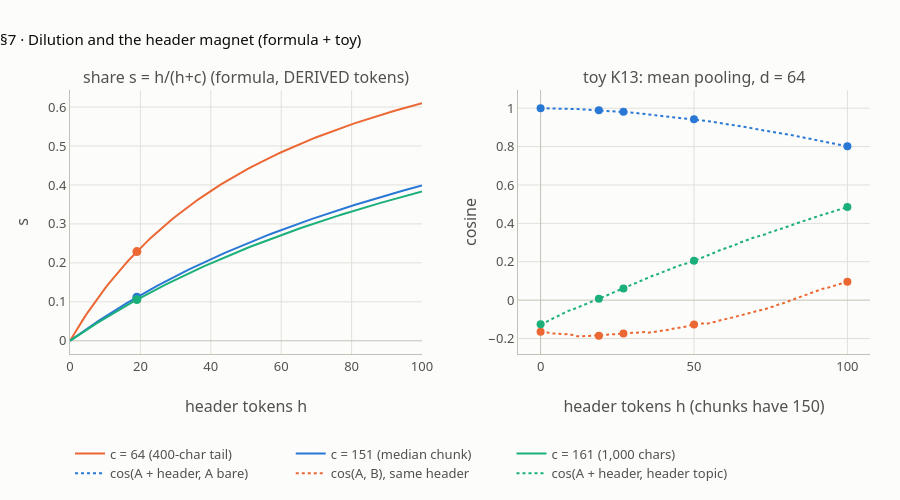

Source (notebook cell):
### Markdown cell above
## 7 · Dilution and the header magnet

**What this verifies** (lesson step 7, `#dilute`; facts K6, K13). MiniLM **mean-pools** its token vectors, so a header of `h` tokens on a chunk of `c` tokens gets the share

`s = h / (h + c)`

of the chunk vector. With a 120-character path (~19 tokens, DERIVED): **0.106** on a 1,000-character chunk (~161 tokens), **0.112** on the median 935 (~151), **0.229** on a 400-character tail (~64). By characters, the path arm's share over the 97 chunks is **0.029 / 0.119 / 0.201**. Short chunks get the biggest push.

**The toy (K13)** shows what a shared header does under mean pooling. d = 64, seed 0. Each token is a unit vector near its topic (mean cosine 0.4965). Chunks A and B have 150 tokens on two different topics; the header has its own topic. As `h` grows, A moves away from its bare self, A and B move toward each other, and both move toward the header's topic: the **header magnet**. The magnitudes are toy, not MiniLM.

**The chart** shows `s` for three chunk lengths (left) and the toy's three cosines (right), with the K13 table points marked.

### Code cell
hc = [len(h) for h in HDR["path"]]
s_chars = [h / (h + len(c["text"])) for h, c in zip(hc, chunks)]
check("§7 path arm, header share by characters: min / median / max (K6)",
      [r3(min(s_chars)), r3(statistics.median(s_chars)), r3(max(s_chars))], [0.029, 0.119, 0.201])
S_TOK = {}
for hchars, cchars in ((120, 1000), (120, 935), (120, 400)):
    h_t, c_t = wp(hchars), wp(cchars)
    S_TOK[cchars] = [h_t, c_t, r3(h_t / (h_t + c_t))]
check("§7 s = h/(h+c): [header tokens, chunk tokens, s] for 1,000 / 935 / 400-character chunks (DERIVED, K6)", S_TOK,
      {1000: [19, 161, 0.106], 935: [19, 151, 0.112], 400: [19, 64, 0.229]})

# K13 toy: mean pooling with a shared header (exactly as i5_kit_measure.py; the random draws are in the same order)
rng = np.random.default_rng(0)
d = 64


def unit(v):
    return v / np.linalg.norm(v, axis=-1, keepdims=True)


def tokens(topic, n):
    return unit(topic[None] + 1.7 * rng.normal(size=(n, d)) / math.sqrt(d))


tA, tB, tH = (unit(rng.normal(size=d)) for _ in range(3))
A, B, Hd = tokens(tA, 150), tokens(tB, 150), tokens(tH, 100)
pa0, pb0 = unit(A.mean(0)), unit(B.mean(0))


def toy_row(h):
    pa = unit(np.vstack([A, Hd[:h]]).mean(0))
    pb = unit(np.vstack([B, Hd[:h]]).mean(0))
    return [float(pa @ pa0), float(pa @ pb), float(pa @ tH)]


check("§7 toy: mean cos(token, its topic) (K13)", r4(float((A @ tA).mean())), 0.4965)
TOY = {h: [r3(h / (h + 150))] + [r4(x) for x in toy_row(h)] for h in (0, 19, 27, 50, 100)}
for h, row in TOY.items():
    print(f"   h={h:3d} s={row[0]:.3f}: cos(A+header, A) {row[1]:.4f} | cos(A, B) same header {row[2]:+.4f}"
          f" | cos(A+header, header topic) {row[3]:+.4f}")
check("§7 toy table: [s, cos(A+hdr, A), cos(A, B), cos(A+hdr, header topic)] per h (K13)", TOY, {
    0: [0.0, 1.0, -0.1651, -0.1261], 19: [0.112, 0.9897, -0.1857, 0.0078], 27: [0.153, 0.981, -0.1734, 0.0608],
    50: [0.25, 0.9423, -0.1265, 0.2047], 100: [0.4, 0.8014, 0.0964, 0.485]})
check("§7 toy: the header magnet - A and B end up positively aligned at h = 100 (K13)", TOY[100][2] > 0 > TOY[0][2], True)

# chart: s for three chunk lengths, and the toy curves
fig = make_subplots(rows=1, cols=2, horizontal_spacing=0.12,
                    subplot_titles=("share s = h/(h+c) (formula, DERIVED tokens)", "toy K13: mean pooling, d = 64"))
hh = list(range(0, 101))
for c_t, col, lab in ((64, ORANGE, "c = 64 (400-char tail)"), (151, BLUE, "c = 151 (median chunk)"), (161, AQUA, "c = 161 (1,000 chars)")):
    fig.add_scatter(x=hh, y=[round(h / (h + c_t), 4) for h in hh], mode="lines", name=lab, line=dict(color=col, width=2),
                    hovertemplate=f"{lab}<br>h %{{x}} tokens: s %{{y:.3f}}<extra></extra>", row=1, col=1)
    fig.add_scatter(x=[19], y=[round(19 / (19 + c_t), 3)], mode="markers", showlegend=False, marker=dict(size=9, color=col),
                    hovertemplate=f"{lab}<br>19-token path header: s %{{y:.3f}}<extra></extra>", row=1, col=1)
curves = np.array([toy_row(h) for h in hh])
for k, (lab, col) in enumerate((("cos(A + header, A bare)", BLUE), ("cos(A, B), same header", ORANGE),
                                 ("cos(A + header, header topic)", AQUA))):
    fig.add_scatter(x=hh, y=np.round(curves[:, k], 4), mode="lines", name=lab, line=dict(color=col, width=2, dash="dot"),
                    hovertemplate=f"{lab}<br>h %{{x}}: %{{y:.4f}}<extra></extra>", row=1, col=2)
    fig.add_scatter(x=list(TOY), y=[TOY[h][k + 1] for h in TOY], mode="markers", showlegend=False,
                    marker=dict(size=8, color=col), hovertemplate="K13 table: h %{x}, %{y:.4f}<extra></extra>", row=1, col=2)
fig.update_xaxes(title_text="header tokens h", row=1, col=1)
fig.update_xaxes(title_text="header tokens h (chunks have 150)", row=1, col=2)
fig.update_yaxes(title_text="s", row=1, col=1)
fig.update_yaxes(title_text="cosine", row=1, col=2)
fig.update_layout(height=500, title="§7 · Dilution and the header magnet (formula + toy)", legend=dict(y=-0.32, yanchor="top"),
                  margin=dict(l=70, r=30, t=90, b=140))
fig.show()

### Figure 1 — Plotly figure (JSON) as saved in the notebook; plotly's stock layout.template omitted (floating-point values rounded to 4 significant figures)
{"data": [{"hovertemplate": "c = 64 (400-char tail)<br>h %{x} tokens: s %{y:.3f}<extra></extra>", "line": {"color": "#eb6834", "width": 2}, "mode": "lines", "name": "c = 64 (400-char tail)", "x": [0, 1, 2, 3, 4, 5, 6, 7, 8, 9, 10, 11, 12, 13, 14, 15, 16, 17, 18, 19, 20, 21, 22, 23, 24, 25, 26, 27, 28, 29, 30, 31, 32, 33, 34, 35, 36, 37, 38, 39, 40, 41, 42, 43, 44, 45, 46, 47, 48, 49, 50, 51, 52, 53, 54, 55, 56, 57, 58, 59, 60, 61, 62, 63, 64, 65, 66, 67, 68, 69, 70, 71, 72, 73, 74, 75, 76, 77, 78, 79, 80, 81, 82, 83, 84, 85, 86, 87, 88, 89, 90, 91, 92, 93, 94, 95, 96, 97, 98, 99, 100], "y": [0.0, 0.0154, 0.0303, 0.0448, 0.0588, 0.0725, 0.0857, 0.0986, 0.1111, 0.1233, 0.1351, 0.1467, 0.1579, 0.1688, 0.1795, 0.1899, 0.2, 0.2099, 0.2195, 0.2289, 0.2381, 0.2471, 0.2558, 0.2644, 0.2727, 0.2809, 0.2889, 0.2967, 0.3043, 0.3118, 0.3191, 0.3263, 0.3333, 0.3402, 0.3469, 0.3535, 0.36, 0.3663, 0.3725, 0.3786, 0.3846, 0.3905, 0.3962, 0.4019, 0.4074, 0.4128, 0.4182, 0.4234, 0.4286, 0.4336, 0.4386, 0.4435, 0.4483, 0.453, 0.4576, 0.4622, 0.4667, 0.4711, 0.4754, 0.4797, 0.4839, 0.488, 0.4921, 0.4961, 0.5, 0.5039, 0.5077, 0.5115, 0.5152, 0.5188, 0.5224, 0.5259, 0.5294, 0.5328, 0.5362, 0.5396, 0.5429, 0.5461, 0.5493, 0.5524, 0.5556, 0.5586, 0.5616, 0.5646, 0.5676, 0.5705, 0.5733, 0.5762, 0.5789, 0.5817, 0.5844, 0.5871, 0.5897, 0.5924, 0.5949, 0.5975, 0.6, 0.6025, 0.6049, 0.6074, 0.6098], "type": "scatter", "xaxis": "x", "yaxis": "y"}, {"hovertemplate": "c = 64 (400-char tail)<br>19-token path header: s %{y:.3f}<extra></extra>", "marker": {"color": "#eb6834", "size": 9}, "mode": "markers", "showlegend": false, "x": [19], "y": [0.229], "type": "scatter", "xaxis": "x", "yaxis": "y"}, {"hovertemplate": "c = 151 (median chunk)<br>h %{x} tokens: s %{y:.3f}<extra></extra>", "line": {"color": "#2a78d6", "width": 2}, "mode": "lines", "name": "c = 151 (median chunk)", "x": [0, 1, 2, 3, 4, 5, 6, 7, 8, 9, 10, 11, 12, 13, 14, 15, 16, 17, 18, 19, 20, 21, 22, 23, 24, 25, 26, 27, 28, 29, 30, 31, 32, 33, 34, 35, 36, 37, 38, 39, 40, 41, 42, 43, 44, 45, 46, 47, 48, 49, 50, 51, 52, 53, 54, 55, 56, 57, 58, 59, 60, 61, 62, 63, 64, 65, 66, 67, 68, 69, 70, 71, 72, 73, 74, 75, 76, 77, 78, 79, 80, 81, 82, 83, 84, 85, 86, 87, 88, 89, 90, 91, 92, 93, 94, 95, 96, 97, 98, 99, 100], "y": [0.0, 0.0066, 0.0131, 0.0195, 0.0258, 0.0321, 0.0382, 0.0443, 0.0503, 0.0563, 0.0621, 0.0679, 0.0736, 0.0793, 0.0848, 0.0904, 0.0958, 0.1012, 0.1065, 0.1118, 0.117, 0.1221, 0.1272, 0.1322, 0.1371, 0.142, 0.1469, 0.1517, 0.1564, 0.1611, 0.1657, 0.1703, 0.1749, 0.1793, 0.1838, 0.1882, 0.1925, 0.1968, 0.2011, 0.2053, 0.2094, 0.2135, 0.2176, 0.2216, 0.2256, 0.2296, 0.2335, 0.2374, 0.2412, 0.245, 0.2488, 0.2525, 0.2562, 0.2598, 0.2634, 0.267, 0.2705, 0.274, 0.2775, 0.281, 0.2844, 0.2877, 0.2911, 0.2944, 0.2977, 0.3009, 0.3041, 0.3073, 0.3105, 0.3136, 0.3167, 0.3198, 0.3229, 0.3259, 0.3289, 0.3319, 0.3348, 0.3377, 0.3406, 0.3435, 0.3463, 0.3491, 0.3519, 0.3547, 0.3574, 0.3602, 0.3629, 0.3655, 0.3682, 0.3708, 0.3734, 0.376, 0.3786, 0.3811, 0.3837, 0.3862, 0.3887, 0.3911, 0.3936, 0.396, 0.3984], "type": "scatter", "xaxis": "x", "yaxis": "y"}, {"hovertemplate": "c = 151 (median chunk)<br>19-token path header: s %{y:.3f}<extra></extra>", "marker": {"color": "#2a78d6", "size": 9}, "mode": "markers", "showlegend": false, "x": [19], "y": [0.112], "type": "scatter", "xaxis": "x", "yaxis": "y"}, {"hovertemplate": "c = 161 (1,000 chars)<br>h %{x} tokens: s %{y:.3f}<extra></extra>", "line": {"color": "#1baf7a", "width": 2}, "mode": "lines", "name": "c = 161 (1,000 chars)", "x": [0, 1, 2, 3, 4, 5, 6, 7, 8, 9, 10, 11, 12, 13, 14, 15, 16, 17, 18, 19, 20, 21, 22, 23, 24, 25, 26, 27, 28, 29, 30, 31, 32, 33, 34, 35, 36, 37, 38, 39, 40, 41, 42, 43, 44, 45, 46, 47, 48, 49, 50, 51, 52, 53, 54, 55, 56, 57, 58, 59, 60, 61, 62, 63, 64, 65, 66, 67, 68, 69, 70, 71, 72, 73, 74, 75, 76, 77, 78, 79, 80, 81, 82, 83, 84, 85, 86, 87, 88, 89, 90, 91, 92, 93, 94, 95, 96, 97, 98, 99, 100], "y": [0.0, 0.0062, 0.0123, 0.0183, 0.0242, 0.0301, 0.0359, 0.0417, 0.0473, 0.0529, 0.0585, 0.064, 0.0694, 0.0747, 0.08, 0.0852, 0.0904, 0.0955, 0.1006, 0.1056, 0.1105, 0.1154, 0.1202, 0.125, 0.1297, 0.1344, 0.139, 0.1436, 0.1481, 0.1526, 0.1571, 0.1615, 0.1658, 0.1701, 0.1744, 0.1786, 0.1827, 0.1869, 0.191, 0.195, 0.199, 0.203, 0.2069, 0.2108, 0.2146, 0.2184, 0.2222, 0.226, 0.2297, 0.2333, 0.237, 0.2406, 0.2441, 0.2477, 0.2512, 0.2546, 0.2581, 0.2615, 0.2648, 0.2682, 0.2715, 0.2748, 0.278, 0.2812, 0.2844, 0.2876, 0.2907, 0.2939, 0.2969, 0.3, 0.303, 0.306, 0.309, 0.312, 0.3149, 0.3178, 0.3207, 0.3235, 0.3264, 0.3292, 0.332, 0.3347, 0.3374, 0.3402, 0.3429, 0.3455, 0.3482, 0.3508, 0.3534, 0.356, 0.3586, 0.3611, 0.3636, 0.3661, 0.3686, 0.3711, 0.3735, 0.376, 0.3784, 0.3808, 0.3831], "type": "scatter", "xaxis": "x", "yaxis": "y"}, {"hovertemplate": "c = 161 (1,000 chars)<br>19-token path header: s %{y:.3f}<extra></extra>", "marker": {"color": "#1baf7a", "size": 9}, "mode": "markers", "showlegend": false, "x": [19], "y": [0.106], "type": "scatter", "xaxis": "x", "yaxis": "y"}, {"hovertemplate": "cos(A + header, A bare)<br>h %{x}: %{y:.4f}<extra></extra>", "line": {"color": "#2a78d6", "dash": "dot", "width": 2}, "mode": "lines", "name": "cos(A + header, A bare)", "x": [0, 1, 2, 3, 4, 5, 6, 7, 8, 9, 10, 11, 12, 13, 14, 15, 16, 17, 18, 19, 20, 21, 22, 23, 24, 25, 26, 27, 28, 29, 30, 31, 32, 33, 34, 35, 36, 37, 38, 39, 40, 41, 42, 43, 44, 45, 46, 47, 48, 49, 50, 51, 52, 53, 54, 55, 56, 57, 58, 59, 60, 61, 62, 63, 64, 65, 66, 67, 68, 69, 70, 71, 72, 73, 74, 75, 76, 77, 78, 79, 80, 81, 82, 83, 84, 85, 86, 87, 88, 89, 90, 91, 92, 93, 94, 95, 96, 97, 98, 99, 100], "y": [1.0, 0.9999, 0.9998, 0.9996, 0.9993, 0.999, 0.9985, 0.998, 0.9975, 0.997, 0.9966, 0.996, 0.9954, 0.9946, 0.9937, 0.9932, 0.9925, 0.9917, 0.9908, 0.9897, 0.9889, 0.9878, 0.9868, 0.9857, 0.9844, 0.9832, 0.9821, 0.981, 0.9796, 0.9781, 0.9766, 0.9749, 0.9732, 0.9716, 0.97, 0.9683, 0.9666, 0.9649, 0.9637, 0.962, 0.9599, 0.9578, 0.9562, 0.9546, 0.9522, 0.9507, 0.9494, 0.948, 0.9464, 0.9444, 0.9423, 0.9404, 0.9383, 0.9364, 0.9338, 0.9315, 0.9298, 0.9265, 0.9232, 0.9212, 0.9184, 0.9163, 0.9137, 0.9117, 0.9091, 0.9056, 0.9036, 0.9012, 0.8979, 0.8947, 0.8926, 0.8913, 0.8886, 0.8858, 0.8822, 0.879, 0.8765, 0.8741, 0.8715, 0.868, 0.866, 0.8622, 0.8596, 0.8562, 0.8529, 0.8502, 0.8471, 0.8438, 0.8404, 0.8374, 0.8336, 0.8302, 0.827, 0.8245, 0.8207, 0.8173, 0.8136, 0.8115, 0.8086, 0.8051, 0.8014], "type": "scatter", "xaxis": "x2", "yaxis": "y2"}, {"hovertemplate": "K13 table: h %{x}, %{y:.4f}<extra></extra>", "marker": {"color": "#2a78d6", "size": 8}, "mode": "markers", "showlegend": false, "x": [0, 19, 27, 50, 100], "y": [1.0, 0.9897, 0.981, 0.9423, 0.8014], "type": "scatter", "xaxis": "x2", "yaxis": "y2"}, {"hovertemplate": "cos(A, B), same header<br>h %{x}: %{y:.4f}<extra></extra>", "line": {"color": "#eb6834", "dash": "dot", "width": 2}, "mode": "lines", "name": "cos(A, B), same header", "x": [0, 1, 2, 3, 4, 5, 6, 7, 8, 9, 10, 11, 12, 13, 14, 15, 16, 17, 18, 19, 20, 21, 22, 23, 24, 25, 26, 27, 28, 29, 30, 31, 32, 33, 34, 35, 36, 37, 38, 39, 40, 41, 42, 43, 44, 45, 46, 47, 48, 49, 50, 51, 52, 53, 54, 55, 56, 57, 58, 59, 60, 61, 62, 63, 64, 65, 66, 67, 68, 69, 70, 71, 72, 73, 74, 75, 76, 77, 78, 79, 80, 81, 82, 83, 84, 85, 86, 87, 88, 89, 90, 91, 92, 93, 94, 95, 96, 97, 98, 99, 100], "y": [-0.1651, -0.1653, -0.1676, -0.1722, -0.1737, -0.1725, -0.1739, -0.175, -0.1774, -0.1766, -0.1813, -0.1835, -0.1878, -0.1881, -0.1875, -0.1868, -0.1858, -0.1846, -0.1845, -0.1857, -0.1827, -0.1801, -0.1796, -0.1802, -0.18, -0.1757, -0.1754, -0.1734, -0.1727, -0.1712, -0.1714, -0.1689, -0.1684, -0.1657, -0.1665, -0.1699, -0.1676, -0.1659, -0.1657, -0.1635, -0.1619, -0.1586, -0.1535, -0.1492, -0.1473, -0.1447, -0.1421, -0.1402, -0.136, -0.1296, -0.1265, -0.125, -0.1209, -0.1215, -0.1244, -0.1196, -0.117, -0.1124, -0.1072, -0.105, -0.1001, -0.0953, -0.0931, -0.089, -0.0844, -0.0778, -0.0757, -0.0714, -0.0658, -0.0625, -0.056, -0.0535, -0.0513, -0.048, -0.0412, -0.0365, -0.0331, -0.0259, -0.0197, -0.0163, -0.0103, -0.0062, -0.0003, 0.0078, 0.0135, 0.0199, 0.0248, 0.0316, 0.0373, 0.042, 0.0485, 0.0545, 0.0599, 0.0616, 0.0663, 0.0706, 0.0767, 0.0795, 0.0852, 0.0907, 0.0964], "type": "scatter", "xaxis": "x2", "yaxis": "y2"}, {"hovertemplate": "K13 table: h %{x}, %{y:.4f}<extra></extra>", "marker": {"color": "#eb6834", "size": 8}, "mode": "markers", "showlegend": false, "x": [0, 19, 27, 50, 100], "y": [-0.1651, -0.1857, -0.1734, -0.1265, 0.0964], "type": "scatter", "xaxis": "x2", "yaxis": "y2"}, {"hovertemplate": "cos(A + header, header topic)<br>h %{x}: %{y:.4f}<extra></extra>", "line": {"color": "#1baf7a", "dash": "dot", "width": 2}, "mode": "lines", "name": "cos(A + header, header topic)", "x": [0, 1, 2, 3, 4, 5, 6, 7, 8, 9, 10, 11, 12, 13, 14, 15, 16, 17, 18, 19, 20, 21, 22, 23, 24, 25, 26, 27, 28, 29, 30, 31, 32, 33, 34, 35, 36, 37, 38, 39, 40, 41, 42, 43, 44, 45, 46, 47, 48, 49, 50, 51, 52, 53, 54, 55, 56, 57, 58, 59, 60, 61, 62, 63, 64, 65, 66, 67, 68, 69, 70, 71, 72, 73, 74, 75, 76, 77, 78, 79, 80, 81, 82, 83, 84, 85, 86, 87, 88, 89, 90, 91, 92, 93, 94, 95, 96, 97, 98, 99, 100], "y": [-0.1261, -0.1201, -0.1123, -0.1038, -0.0952, -0.0871, -0.0784, -0.0706, -0.0642, -0.056, -0.0518, -0.0447, -0.0382, -0.0309, -0.0233, -0.0187, -0.0118, -0.0055, 0.0008, 0.0078, 0.0148, 0.0219, 0.0283, 0.0349, 0.0426, 0.0492, 0.0552, 0.0608, 0.0677, 0.0745, 0.0819, 0.0892, 0.0973, 0.1043, 0.1107, 0.1171, 0.1235, 0.13, 0.1346, 0.1413, 0.1489, 0.1562, 0.1621, 0.1667, 0.1748, 0.1796, 0.1835, 0.1878, 0.1922, 0.1989, 0.2047, 0.2106, 0.2175, 0.2225, 0.2299, 0.2361, 0.2409, 0.2495, 0.2575, 0.2627, 0.2692, 0.2743, 0.2806, 0.2854, 0.2916, 0.2999, 0.3044, 0.3096, 0.3172, 0.3239, 0.3282, 0.3307, 0.3362, 0.3417, 0.3491, 0.3555, 0.3602, 0.3647, 0.3697, 0.3762, 0.3803, 0.3869, 0.3917, 0.3976, 0.4033, 0.4079, 0.4131, 0.4185, 0.4242, 0.429, 0.4351, 0.441, 0.4457, 0.45, 0.4561, 0.4612, 0.4668, 0.4704, 0.4746, 0.4795, 0.485], "type": "scatter", "xaxis": "x2", "yaxis": "y2"}, {"hovertemplate": "K13 table: h %{x}, %{y:.4f}<extra></extra>", "marker": {"color": "#1baf7a", "size": 8}, "mode": "markers", "showlegend": false, "x": [0, 19, 27, 50, 100], "y": [-0.1261, 0.0078, 0.0608, 0.2047, 0.485], "type": "scatter", "xaxis": "x2", "yaxis": "y2"}], "layout": {"xaxis": {"anchor": "y", "domain": [0.0, 0.44], "title": {"text": "header tokens h"}}, "yaxis": {"anchor": "x", "domain": [0.0, 1.0], "title": {"text": "s"}}, "xaxis2": {"anchor": "y2", "domain": [0.56, 1.0], "title": {"text": "header tokens h (chunks have 150)"}}, "yaxis2": {"anchor": "x2", "domain": [0.0, 1.0], "title": {"text": "cosine"}}, "annotations": [{"font": {"size": 16}, "showarrow": false, "text": "share s = h/(h+c) (formula, DERIVED tokens)", "x": 0.22, "xanchor": "center", "xref": "paper", "y": 1.0, "yanchor": "bottom", "yref": "paper"}, {"font": {"size": 16}, "showarrow": false, "text": "toy K13: mean pooling, d = 64", "x": 0.78, "xanchor": "center", "xref": "paper", "y": 1.0, "yanchor": "bottom", "yref": "paper"}], "legend": {"y": -0.32, "yanchor": "top"}, "margin": {"l": 70, "r": 30, "t": 90, "b": 140}, "height": 500, "title": {"text": "§7 · Dilution and the header magnet (formula + toy)"}}}
